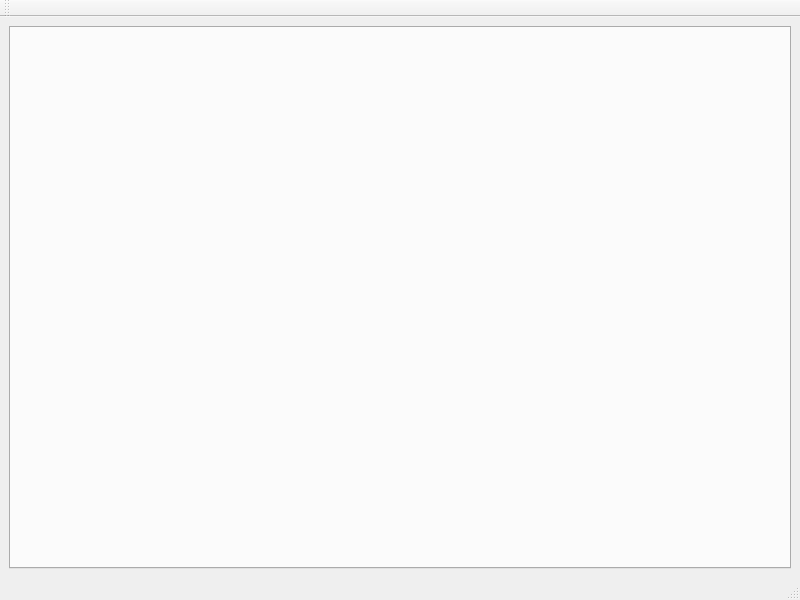
<?xml version="1.0" encoding="UTF-8"?>
<ui version="4.0">
 <class>BezierTabWindow</class>
 <widget class="QMainWindow" name="BezierTabWindow">
  <property name="geometry">
   <rect>
    <x>0</x>
    <y>0</y>
    <width>800</width>
    <height>600</height>
   </rect>
  </property>
  <property name="windowTitle">
   <string>Bezier Tab Window</string>
  </property>
  <widget class="QWidget" name="centralwidget">
   <layout class="QGridLayout" name="gridLayout">
    <item row="0" column="0">
     <widget class="QTabWidget" name="tabWidget">
      <property name="currentIndex">
       <number>-1</number>
      </property>
     </widget>
    </item>
   </layout>
  </widget>
  <widget class="QMenuBar" name="menubar">
   <property name="geometry">
    <rect>
     <x>0</x>
     <y>0</y>
     <width>800</width>
     <height>25</height>
    </rect>
   </property>
  </widget>
  <widget class="QStatusBar" name="statusbar"/>
  <widget class="QToolBar" name="toolBar">
   <property name="windowTitle">
    <string>toolBar</string>
   </property>
   <attribute name="toolBarArea">
    <enum>TopToolBarArea</enum>
   </attribute>
   <attribute name="toolBarBreak">
    <bool>false</bool>
   </attribute>
  </widget>
 </widget>
 <resources/>
 <connections/>
</ui>
